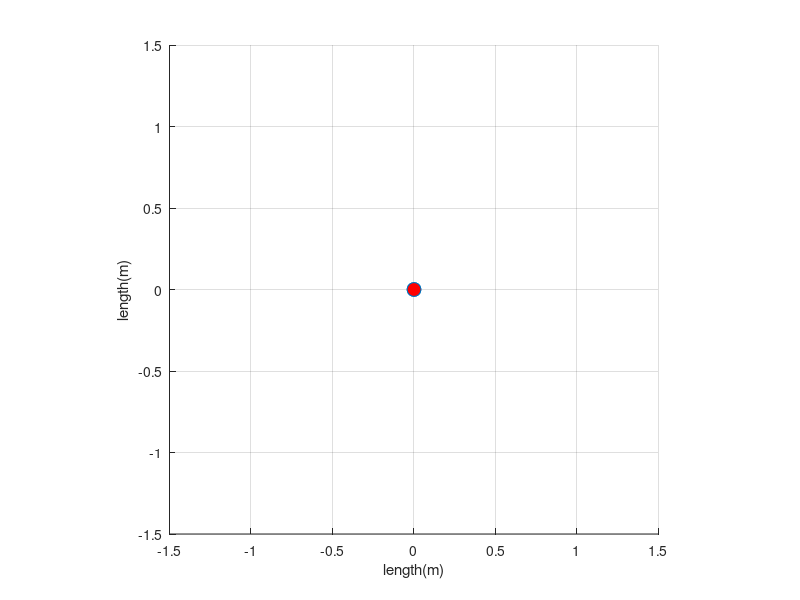
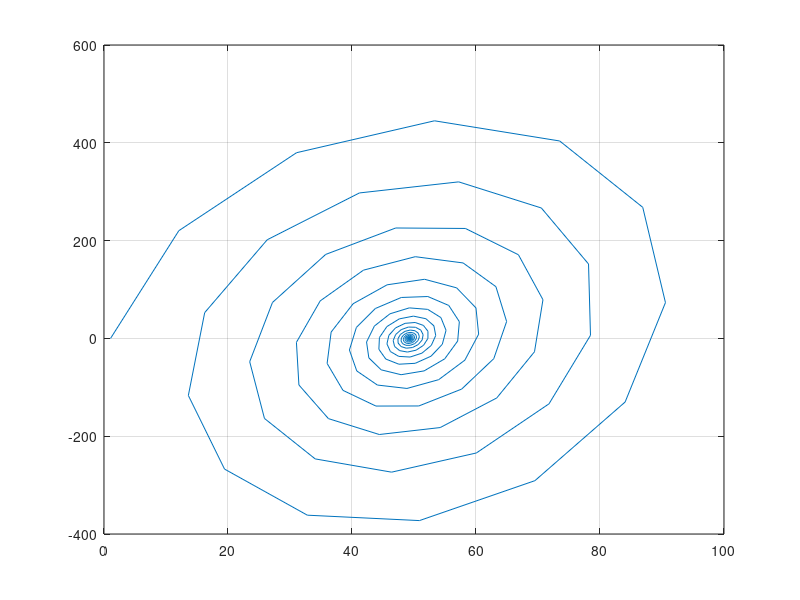

The MATLAB source for these figures, in order: (Note: this script raises an error after producing the figures.)
%%%%%%%%%%%%%%%%%%%%%%%%%%%%%%%
% Dynamic Simulation
% Baek-Kyu Cho & DongHyun Ahn, Robotics & Control Lab,Kookmin University
% 2014.05.28.wed
%%%%%%%%%%%%%%%%%%%%%%%%%%%%%%%
close all;

global p1 p2;

%% variable setting 
m = 1;         % Mass of Bottom Link(kg) 
l = 1;         % Length of Link(m)
g = 9.81;      % Gravitational acceleration(m/s^2)
b = 1; 
%%
dt = 0.05;
t = 0:dt:30;
n = length(t);

theta = zeros(1,n);
D_theta = zeros(1,n);
D2_theta = zeros(1,n);

%initial condition
theta(1) = 15*rand*pi/180; %radian, 5 degrees
D_theta(1) = 0;
D2_theta(1) = 0;
Kp = 100;


A = [0,1;g/l,-b/(m*l^2)];
B = [0;1/m*l^2];
Q = [10 0;0 1];
R = 5;
k = lqr(A,B,Q,R);

for i = 1 : n-1
    time = n*dt;
    u = -Kp*(theta(i)-45*pi/180);
    % u = -k*[theta(i); D_theta(i)];
    D2_theta(i+1) = (g/l)*sin(theta(i)) + (1/(m*l^2))*u -(b/m*l^2)*D_theta(i);
    D_theta(i+1) = D_theta(i) + D2_theta(i+1)*dt;
    theta(i+1) = theta(i) + D_theta(i+1)*dt;
    
end

% figure(1);
% plot(t,theta*180/pi);
% grid on

% Phase portait
figure(3);
plot(theta*180/pi, D_theta*180/pi);
grid on

%% Animation

figure(2);
Ax=[0,0]; Ay=[0,0]; Az=[0,0];
xlabel('length(m)')
ylabel('length(m)')
axis equal

p1 = line(Ax,Ay,'Linewidth',3,'color','r'); %pole
hold on
p2 = plot(Ax,Ay,'o','MarkerSize',10,'MarkerFaceColor','r'); %mass

xlim([-1.5,1.5]);
ylim([-1.5,1.5]);
grid on

view([0,0,1])

for i=1:2:n-1


    a_draw_animation(theta(i));
end

print('end');


% aaaabb





